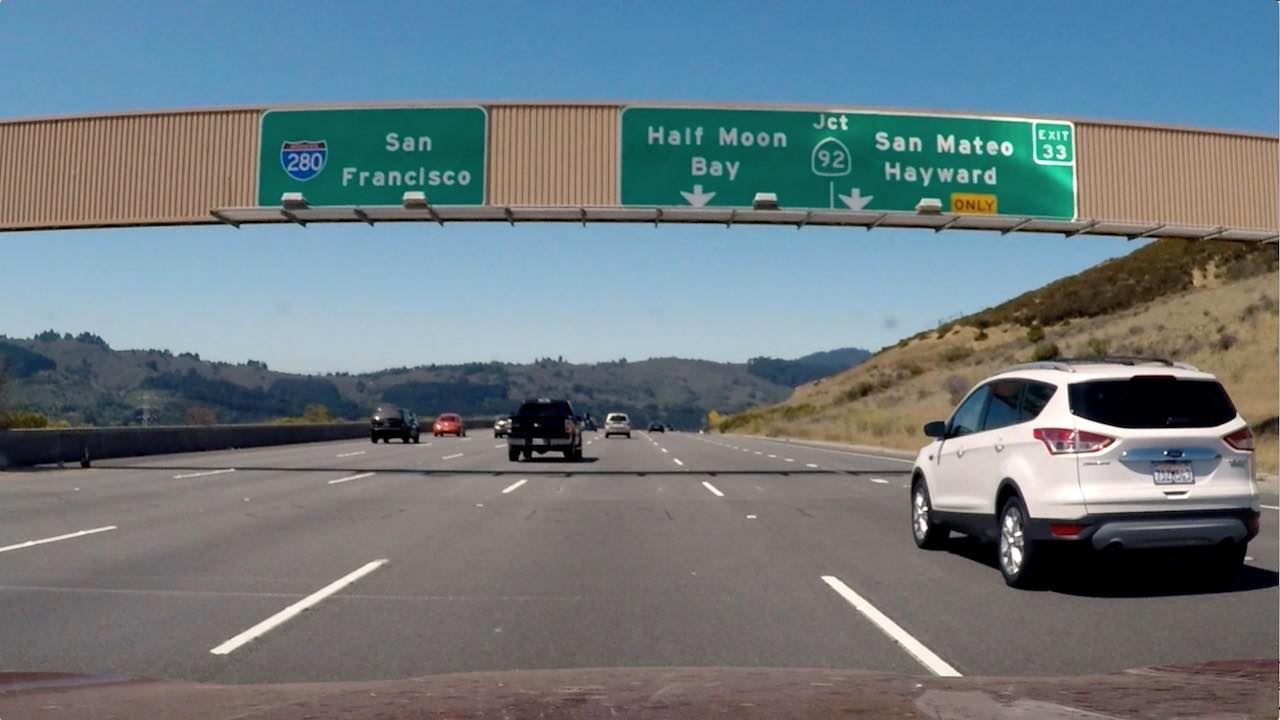
#> input picture images/signs_vehicles_xygrad.png, 1280 x 720 px
$ jupyter execute 'L7_Gradients&ColorSpaces.ipynb'   (older library calls are emulated)
#> lines starting #> are read from the running program, lines starting #| are printed output that depends on the picture; after the words box and inside, x2 and y2 are one past the last pixel; in counts of white or black regions, pixels touching at a corner belong together
# Gradients and Color Spaces
---
## Gradient Threshold
Canny edge detection to find pixcels that were likely to be part of a line in an image. Canny is great a finding all possible lines in an image. But for lane detection, this gave us a lot of edges on scenery, cars, and other objects that we ended up discarding. Realistically, with lane finding, we know ahead of time that the lines we are looking for are close to vertical. So, how can we take advantage of that fact?
We can use gradients in a smarter way to detect steep edges that are more likely to be lanes in the first place. With Canny, we were actually taking a derivertive with respect to X and Y in the process of finding edges.

But let's have a look at what those individual derivatives look like for an image of the road.

---
### Sobel Operator
The Sobel Operator is at the heart of the Canny edge detection algorithm. Applying the Sobel operator to an image is a way of taking the derivartive of the image in the x or y direction.

           -1  0  1
    Sx = ( -2  0  2 )
           -1  0  1

           -1 -2 -1-
    Sy = (  0  0  0  )
            1  2  1

These are examples of Sobel operators with a kernel size of 3 (kernel size must be any odd number). A larger kernel implies taking the gradient over a larger region of the image, or, in other words, a smoother gradient. Taking the gradient in the x direction emphasizes edges closer to vertical. Alternatively, taking the gradient in the y direction emphasizes edges closet to horizontal.

**To calculate the gradients** I can use these operators and convolve some region (part of an image).

    gradient = Σ(region * Sx)

    if region given:

               2  2  2
    region = ( 2  2  2 )
               2  2  2

    gradiant will be zero.

---
**cv2.Sobel()**

Calculate the derivertive of a image (with single color channel).
##### Parameters
 - p1: single color channel image (might be gray scaled image)

##### Returns

[cell 1]
import numpy as np
import cv2
import matplotlib.pyplot as plt
import matplotlib.image as mpimg

image = mpimg.imread('images/signs_vehicles_xygrad.png')
#> image is the input picture: shape (720, 1280, 3) float32; mean R, G, B 0.428, 0.477, 0.5
plt.imshow(image)

[cell 2]
def abs_sobel_thresh(img, orient='x', thresh_min=20, thresh_max = 100):
#> called with orient = 'y', thresh_min = 50, thresh_max = 100
    gray = cv2.cvtColor(image, cv2.COLOR_RGB2GRAY)
    if orient == 'x':
        sobel = cv2.Sobel(gray, cv2.CV_64F, 1, 0)
    else:
        sobel = cv2.Sobel(gray, cv2.CV_64F, 0, 1)
    absolute = np.absolute(sobel)
    scaled_sobel = np.uint8(absolute*255/np.max(absolute))
    binary = np.zeros_like(scaled_sobel)
    binary[(scaled_sobel > thresh_min) & (scaled_sobel <= thresh_max)] = 1
    return binary

[cell 3]
grad_binary = abs_sobel_thresh(image, orient='y', thresh_min=50, thresh_max=100)
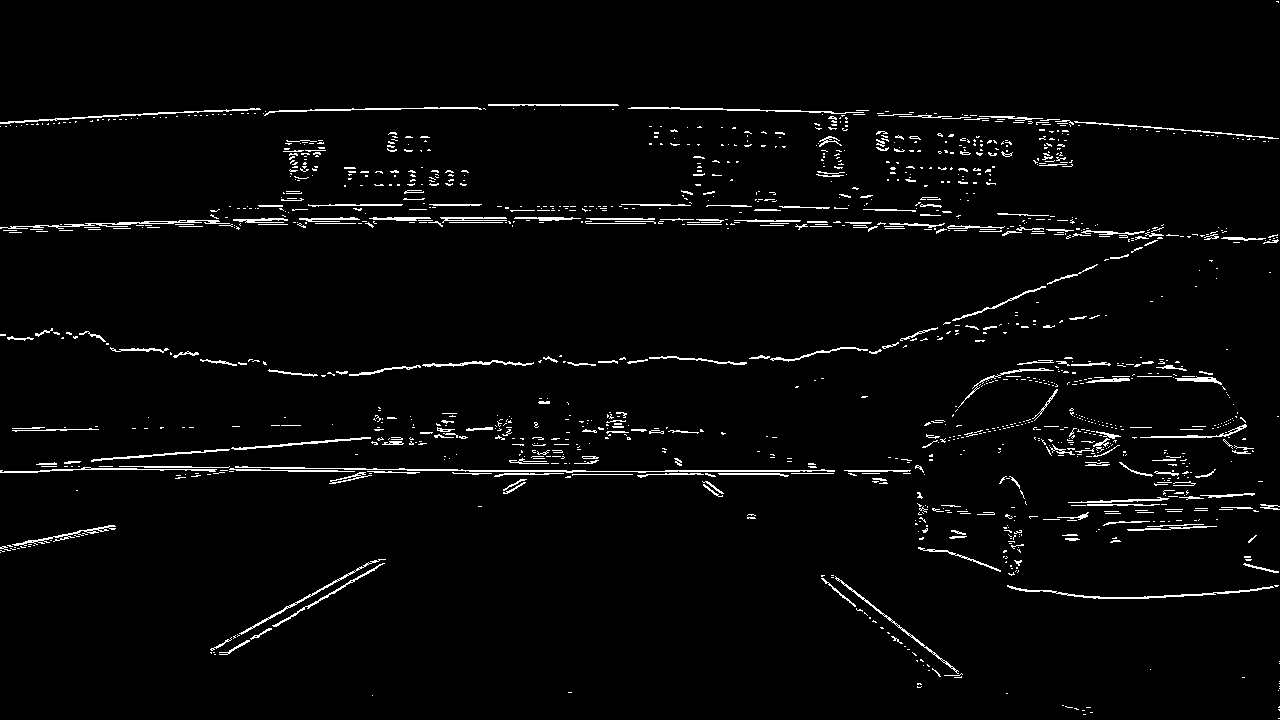
#> grad_binary: shape (720, 1280); values 0 (black) and 1 (white), 2.8% white in thin lines or dots
f, (ax1, ax2) = plt.subplots(1, 2, figsize=(24, 9))
f.tight_layout()
ax1.imshow(image)
ax1.set_title('Original Image', fontsize=50)
ax2.imshow(grad_binary, cmap='gray')
ax2.set_title('Thresholded Gradient', fontsize=50)
plt.subplots_adjust(left=0., right=1, top=0.9, bottom=0.)

---
### Magnitude of the Gradient
Now I can take the gradient in x or y and set thresholds to identify pixels within a certain gradient range. And found:
 - x-gradient does a cleaner job of picking up the lane lines.
 - y-gradient make the lines more clearly.
Next learning is to apply a threshold to the overall magnitude(absolute) of the gradient, in both x and y.
The magnitude of the gradient is just the square root of the squares of the individual x and y gradients. For a gradient in both the x and y directions, the magnitude is the square root of the sum of the squares.

    abs_sobelx = sqrt(sobelx^2)

    abs_sobely = sqrt(sobely^2)

    abs_sobelxy = sqrt(sobelx^2 + sobely^2)　（絶対値とは「０からどれだけ離れているか」なので、x-y平面におけるある点(x,y)の絶対値を知りたければ、三角関数を用いればよくこちらの式が導かれる。）

It's also worth considering the size of the region in the image over which I'll be taking the gradient(kernel size). Taking the gradient over larger regions can smooth over noisy intensity fluctuations on small scales.

[cell 4]
def mag_thresh(img, sobel_kernel=3, mag_thresh=(0,255)):
#> called with sobel_kernel = 5, mag_thresh = (30, 150)
    gray = cv2.cvtColor(img, cv2.COLOR_RGB2GRAY)
    sobelx = cv2.Sobel(gray, cv2.CV_64F, 1, 0, ksize=5)
    sobely = cv2.Sobel(gray, cv2.CV_64F, 0, 1, ksize=5)
    gradmag = np.sqrt(sobelx**2 + sobely**2)
    normalized = np.uint8(gradmag*255/np.max(gradmag))
    binary = np.zeros_like(normalized)
    binary[(normalized > mag_thresh[0]) & (normalized < mag_thresh[1])] = 1
    return binary

[cell 5]
mag_binary = mag_thresh(image, sobel_kernel=5, mag_thresh=(30, 150))
#> mag_binary: shape (720, 1280); values 0 (black) and 1 (white), 11.2% white; 750 white regions (586 under 20 px), largest, box (x1, y1, x2, y2) and area: (0, 103, 1280, 379) 48670, (841, 357, 1280, 600) 14314, (0, 411, 839, 485) 10236

f, (ax1, ax2) = plt.subplots(1, 2, figsize=(24, 9))
f.tight_layout()
ax1.imshow(image)
ax1.set_title('Original Image', fontsize=50)
ax2.imshow(mag_binary, cmap='gray')
ax2.set_title('Thresholded Magnitude', fontsize=50)
plt.subplots_adjust(left=0., right=1, top=0.9, bottom=0.)

### Direction of the Gradient
##### Motivation
I've seen the gradient magnitude which is at the heart of Canny edge detection. It picks up the lane lines well, but with a lot of other stuff detected too. And this is why Canny works well for picking up all edges.

But in the case of lane lines, I'm interested only in edges of a particular orientation. So now I'll explore **the direction, or orientation, of the gradient**.

##### Theory
The direction of the gradient is simply the inverse tangent(arctangent) of the y gradient divided by the x gradient:

    arctan(sobely/sobelx)
Each pixcel of the resulting image contains a value for the angle of the gradient away from horizontal in unit of radians, covering a range of −π/2 to \pi/2 π/2. An orientation of 0 implies a vertical line and orientations of +/-π/2 imply horizontal lines.

[cell 6]
def dir_threshold(img, sobel_kernel=3, thresh=(0, np.pi/2)):
#> called with sobel_kernel = 11, thresh = (0.8, 1.3)
    gray = cv2.cvtColor(img, cv2.COLOR_RGB2GRAY)
    sobelx = cv2.Sobel(gray, cv2.CV_64F, 1, 0, ksize=sobel_kernel)
    sobely = cv2.Sobel(gray, cv2.CV_64F, 0, 1, ksize=sobel_kernel)
    absx = np.absolute(sobelx)
    absy = np.absolute(sobely)
    graddir = np.arctan2(absy, absx)
    binary = np.zeros_like(graddir)
    binary[(graddir > thresh[0]) & (graddir < thresh[1])] = 1
    return binary

[cell 7]
dir_binary = dir_threshold(image, sobel_kernel=11, thresh=(0.8, 1.3))
#> dir_binary: shape (720, 1280) float64; values 0 (black) and 1 (white), 28.8% white in thin lines or dots

f, (ax1, ax2) = plt.subplots(1, 2, figsize=(24,9))
f.tight_layout()
ax1.imshow(image)
ax1.set_title('Original Image', fontsize=50)
ax2.imshow(dir_binary, cmap='gray')
ax2.set_title('Thresholded Grad Dir', fontsize=50)
plt.subplots_adjust(left=0., right=1, top=0.9, bottom=0.)

### Combining Thresholds
Now consider how I can use various aspects of your gradient measurements (x,y,magnitude,direction) to isolate lane-line pixels.

[cell 8]
gradx = abs_sobel_thresh(image, 'x', 9, 130)
#> gradx: shape (720, 1280); values 0 (black) and 1 (white), 12.6% white; 2666 white regions (2278 under 20 px), largest, box (x1, y1, x2, y2) and area: (1, 109, 273, 226) 23920, (1026, 0, 1279, 590) 20782, (476, 104, 540, 228) 4751
grady = abs_sobel_thresh(image, 'y', 7, 120)
#> grady: shape (720, 1280); values 0 (black) and 1 (white), 17% white; 2721 white regions (2345 under 20 px), largest, box (x1, y1, x2, y2) and area: (0, 187, 1280, 601) 90964, (0, 102, 1280, 169) 10256, (820, 573, 1280, 697) 6026
mag_binary = mag_thresh(image, sobel_kernel=7, mag_thresh=(15, 150))
#> mag_binary: shape (720, 1280); values 0 (black) and 1 (white), 18.9% white; 849 white regions (650 under 20 px), largest, box (x1, y1, x2, y2) and area: (0, 0, 1280, 665) 138312, (208, 557, 391, 657) 2182, (819, 574, 1026, 679) 1983
dir_binary = dir_threshold(image, sobel_kernel=15, thresh=(0.7, 1.3))
#> dir_binary: shape (720, 1280) float64; values 0 (black) and 1 (white), 33.8% white in thin lines or dots

combined = np.zeros_like(dir_binary)
combined[((gradx == 1) & (grady == 1)) | ((dir_binary == 1) & (mag_binary == 1))] = 1
plt.imshow(combined, cmap='gray')

## Color Spaces
A color space is a specific organization of colors; color spaces provide a way to categorize colors and represent them in digital images.
 - RGB (Red-Green-Blue)
 - HSV (Hue-Saturation-Value)
 - HLS (Hue-Lightness-Saturation)

HSV and HLS are some of the most commonly used color spaces in image analysis.

 - Hue: the value that represents color independent of any change in brightness.
 - Lightness and Value: to measure the relative lightness or darkness of a color.
 - Saturation: also plays a part in this; saturation is a measurement of colofulness.

### HLS and Color Thresholds
Now I've seen various color thresholds can be applied to find the lane lines in images. Here I'll explore this a bit further and look at a couple examples to see why a color space like HLS can be more robust.

[cell 9]
import numpy as np
import cv2
import matplotlib.pyplot as plt
import matplotlib.image as mpimg

image = mpimg.imread('images/test6.jpg')
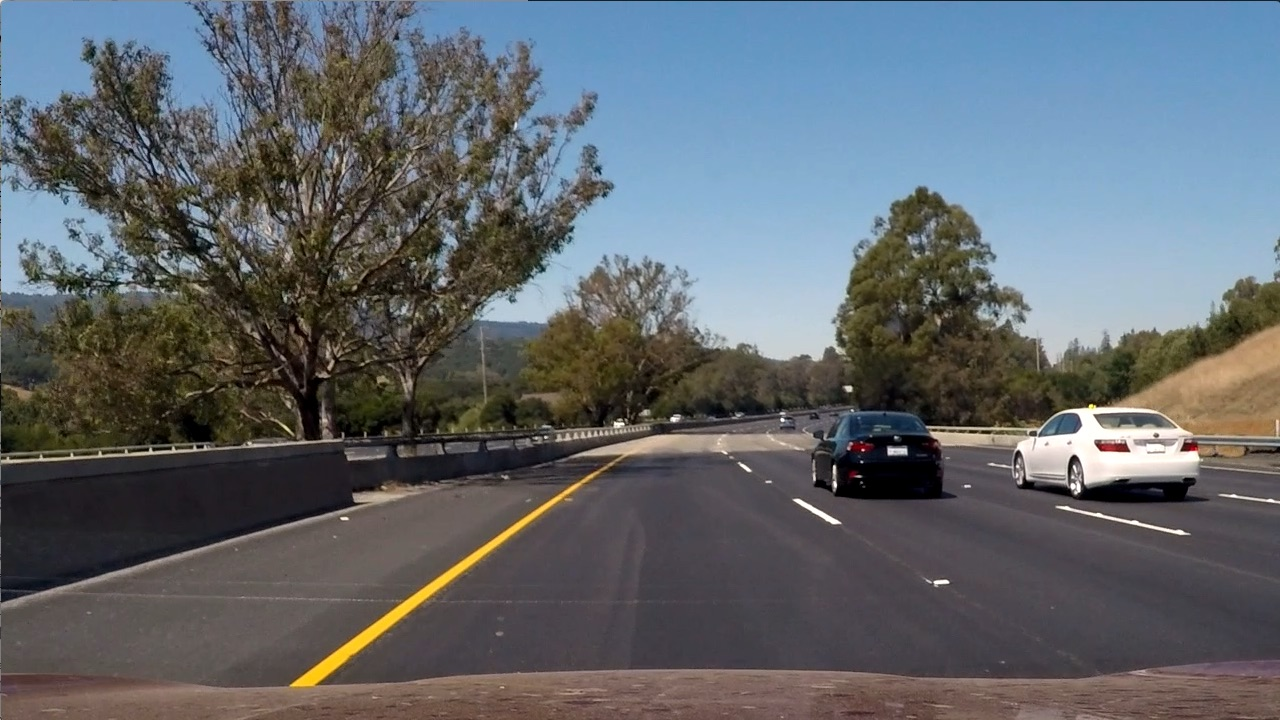
#> input picture images/test6.jpg, 1280 x 720 px
#> image is the input picture: shape (720, 1280, 3); mean R, G, B 97, 102.6, 107.9
thresh = (180, 255)
gray = cv2.cvtColor(image, cv2.COLOR_RGB2GRAY)
binary = np.zeros_like(gray)
binary[(gray > thresh[0]) & (gray <= thresh[1])] = 1

f, (ax1, ax2) = plt.subplots(1, 2, figsize=(10, 20))
ax1.imshow(gray, cmap='gray')
ax1.set_title('Gray', fontsize=20)
ax2.imshow(binary, cmap='gray')
ax2.set_title('Gray Binary', fontsize=20)

[cell 10]
# See which ones do a better job of picking up the lane lines
R = image[:,:,0]
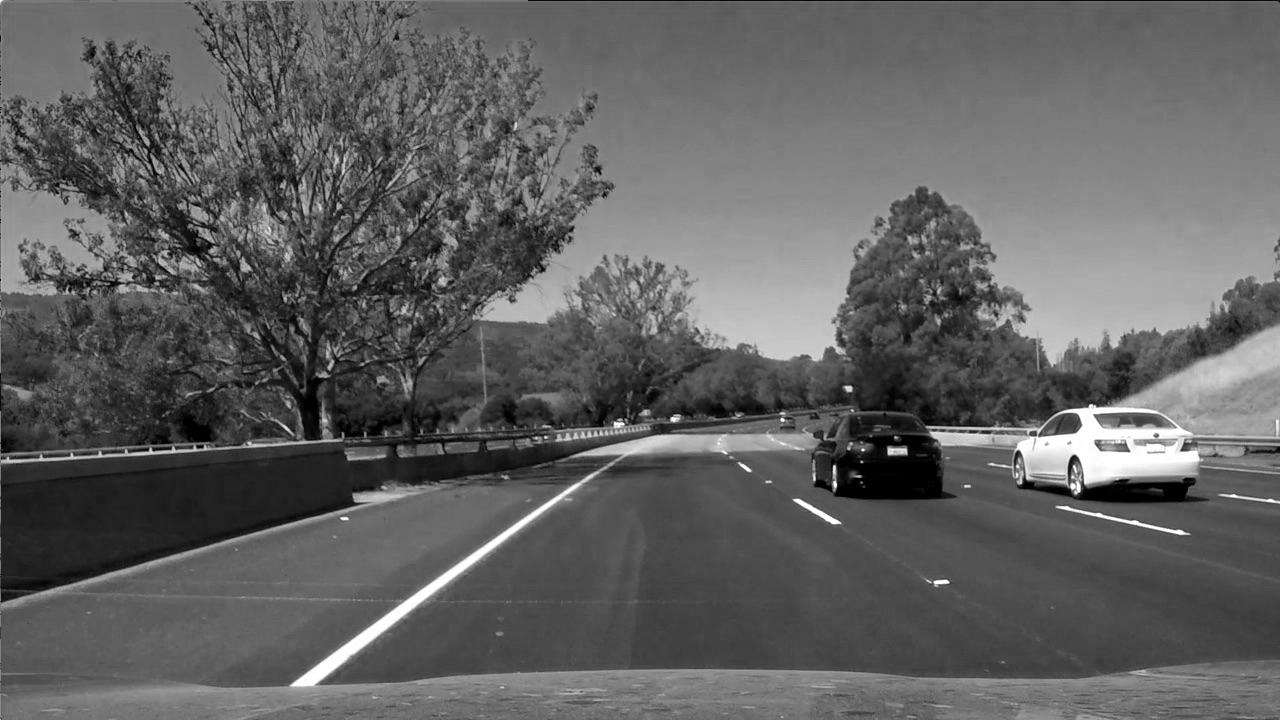
#> R: shape (720, 1280); min 0, max 255, mean 97
G = image[:,:,1]
B = image[:,:,2]
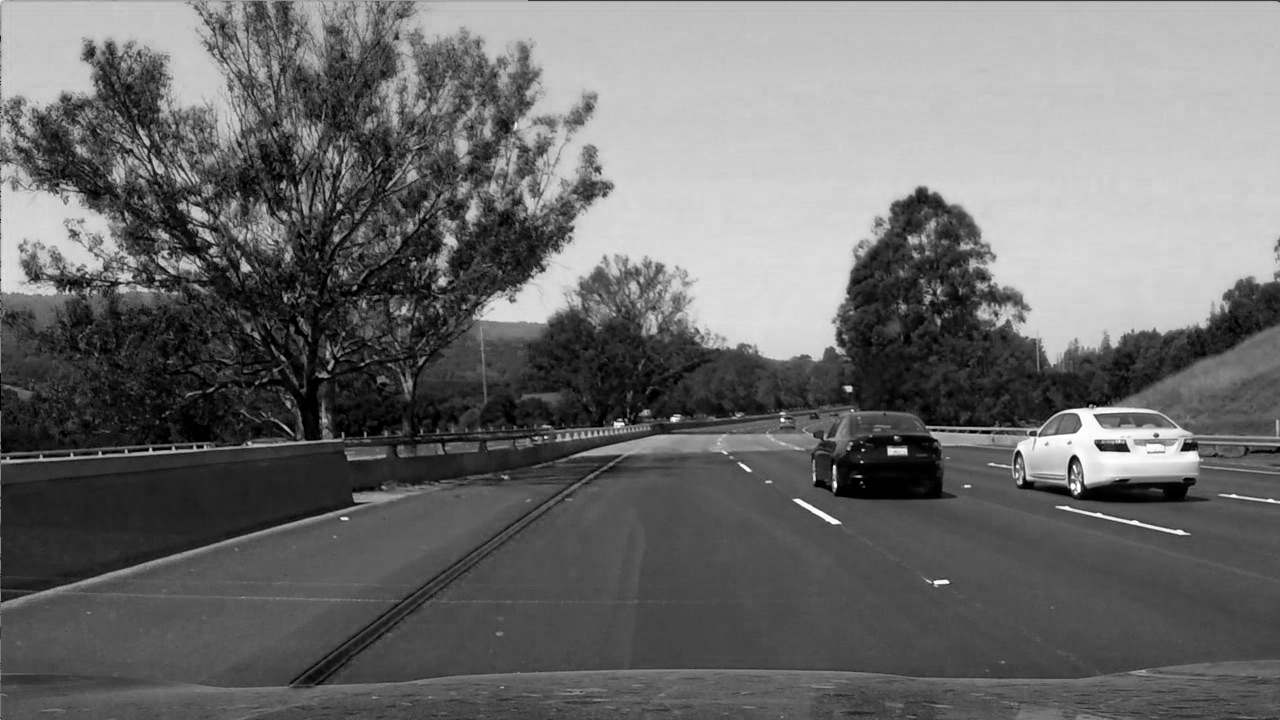
#> B: shape (720, 1280); min 0, max 255, mean 107.9

f, (ax1, ax2, ax3) = plt.subplots(1, 3, figsize=(10,30))
ax1.imshow(R, cmap='gray')
ax1.set_title('R')
ax2.imshow(G, cmap='gray')
ax2.set_title('G')
ax3.imshow(B, cmap='gray')
ax3.set_title('B')

[cell 11]
# The R chennel does a reasonable job of highlighting the lines
thresh = (200, 255)
binary = np.zeros_like(R)
binary[(R > thresh[0]) & (R <= thresh[1])] = 1

f, (ax1, ax2) = plt.subplots(1, 2, figsize=(10, 20))
ax1.imshow(R, cmap='gray')
ax1.set_title('R Channel', fontsize=20)
ax2.imshow(binary, cmap='gray')
ax2.set_title('R Binary', fontsize=20)
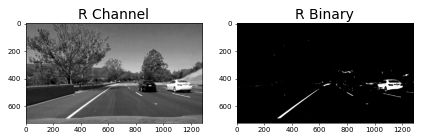
#> figure drawn by matplotlib, 2 panels
